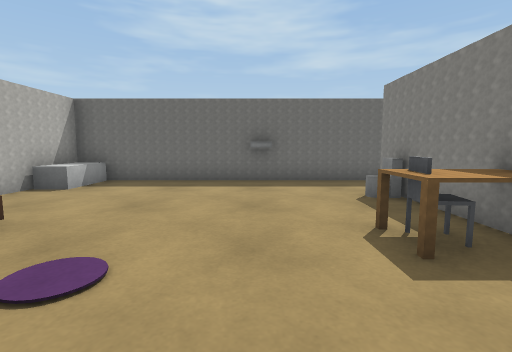
view 1 (above)

15 first-person views from a walk through a Webots world. The camera is 1 m above the floor, tilts 6° down and sees 85° across. The floor is counted in squares, 1 m on a side. Each view is taken from the middle of a square. On the plan, view 1 faces up. The plan holds only what a view shows up to about 12 squares ahead; the rest is blank. Simple shapes and patterns stand in for the simulator's stock objects.

view 2
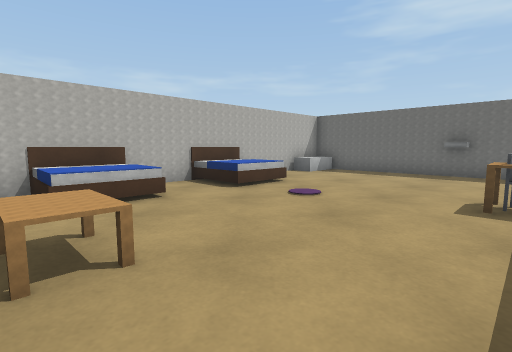

view 3
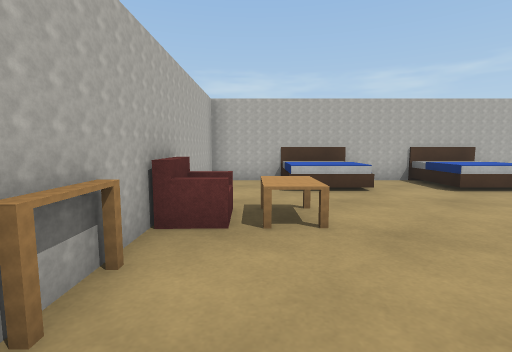

view 4
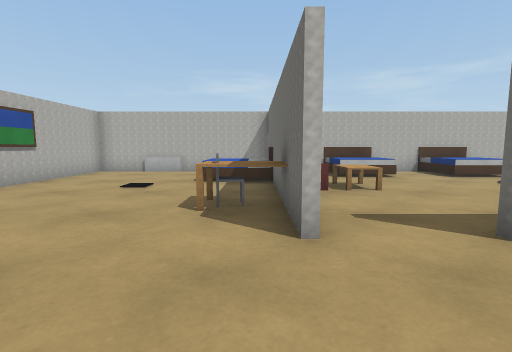

view 5
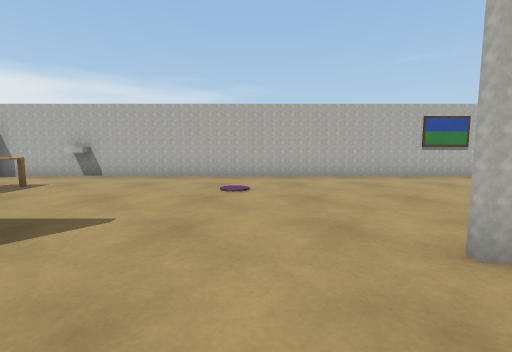

view 6
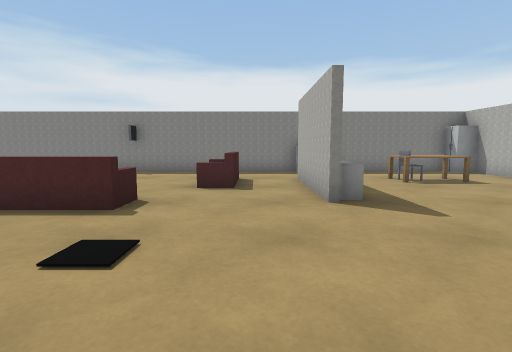

view 7
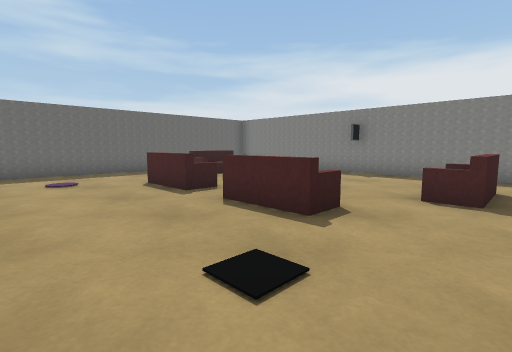

view 8
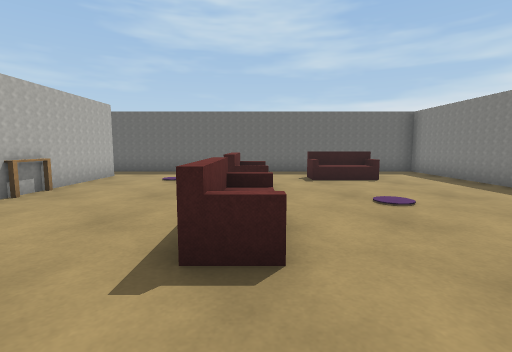

view 9
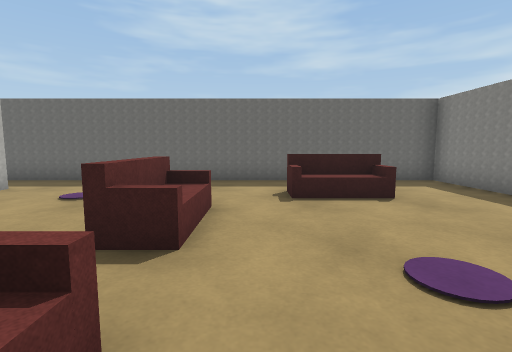

view 10
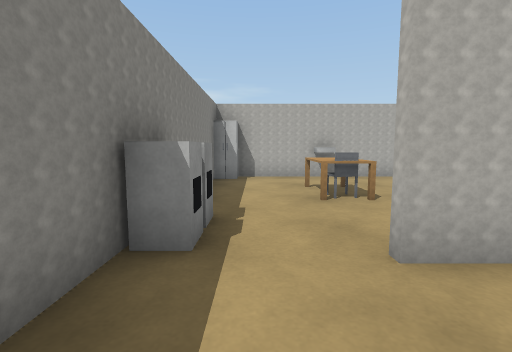

view 11
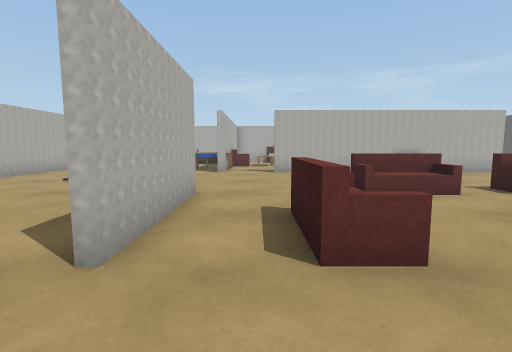

view 12
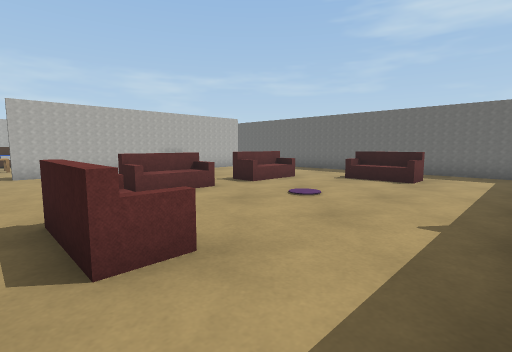

view 13
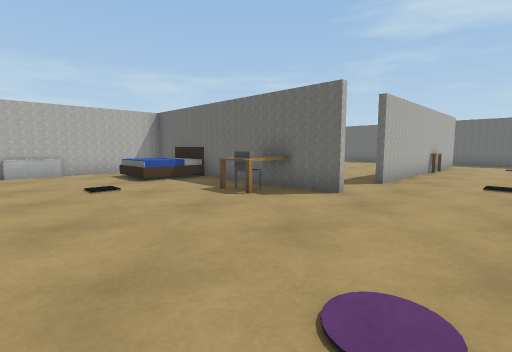

view 14
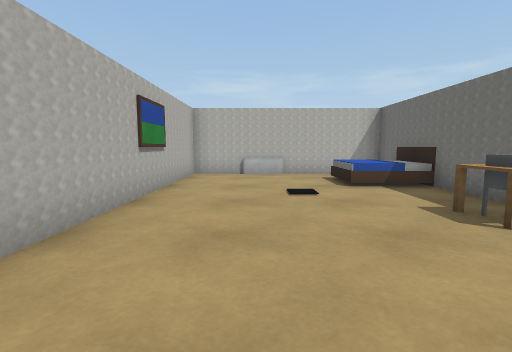

view 15
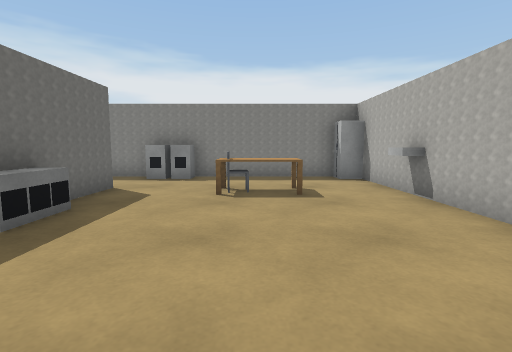

### Floor plan
Points are (right, up) in squares from view 1. A wall is a line through its corners. A room is listed if a view was taken in it or the views show most of it. See-through windows are left out.
Room 1 (views 1, 2)
walls: (2.9, 3.4) (2.9, 5.5); (-5.3, 1.3) (-5.3, -0.4); (-5.3, 6.3) (-5.3, 3.6); (-0.5, -4.3) (0.6, -4.3); (-5.3, -2.7) (-5.3, -4.4); (-5.4, -4.3) (-4.4, -4.3); (4.4, 8.3) (-4.5, 8.3)
ways out: opening at (-1.2, -3.8) to room 2; opening at (3.3, 7) to room 2
objects: bed (-5, -2) to (-3, -1); bed (-5, 2) to (-3, 3); bathtub (-5, 7) to (-5, 8); armchair (-1, -4) to (-1, -3); table (-1, -2); other object (0, 8); chair (2, 3); toilet (2, 6) to (3, 6); table (3, 3)
Room 2 (views 3, 4, 5, 6, 7, 8, 9, 10, 11, 12, 13, 14, 15)
walls: (9.4, -4.3) (11.9, -4.3); (3.1, -4.5) (2.5, -4.5); (2.6, -4.3) (3.1, -4.3); (11.9, -4.5) (9.4, -4.5); (0.6, -4.5) (-0.5, -4.5); (14.3, -4.4) (14.3, 8.3) (4.4, 8.3); (3.1, 5.5) (3.1, -2.4); (14.3, -10.2) (14.3, -6.6); (-4.4, -4.5) (-5.4, -4.5); (-5.3, -4.4) (-5.3, -7.4); (-5.3, -9.6) (-5.3, -11.3) (13.5, -11.3)
ways out: opening at (-1.2, -3.8) to room 1; opening at (3.3, 7) to room 1
objects: radiator (-5, -9); radiator (-5, -8); bed (-4, -6) to (-2, -5); painting (-1, -11); chair (1, -6); table (1, -5) to (2, -4); oven (8, -5); sofa (8, 0) to (8, 1); sofa (8, 3) to (8, 4); oven (9, -5); sofa (10, -2) to (12, -2); sofa (10, 6) to (11, 6); sink (11, -11); table (11, -9) to (12, -8); chair (11, -7); fridge (14, -11); washing machine (14, -6); washing machine (14, -5); other object (14, 2) to (15, 2)

Where each view was taken, in squares from view 1:
view 1: 0 up, 0 right, facing up
view 2: 3 down, 2 right, facing up-left
view 3: 3 down, 3 right, facing left
view 4: 5 down, 6 right, facing left
view 5: 2 down, 5 right, facing down
view 6: 3 down, 3 right, facing right
view 7: 3 down, 4 right, facing up-right
view 8: 3 down, 8 right, facing up
view 9: 0 up, 9 right, facing up
view 10: 2 down, 13 right, facing down
view 11: 3 down, 14 right, facing left
view 12: 3 down, 14 right, facing up-left
view 13: 10 down, 6 right, facing up-left
view 14: 9 down, 5 right, facing left
view 15: 8 down, 5 right, facing right
